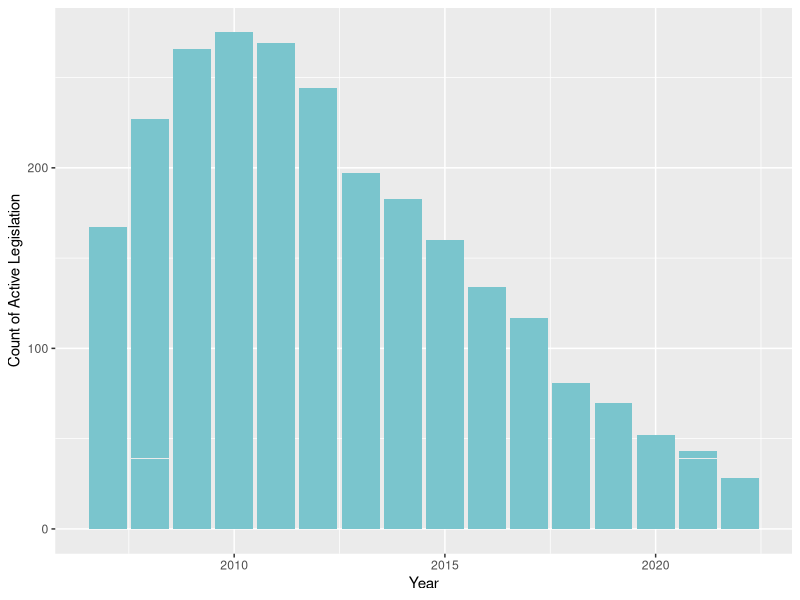
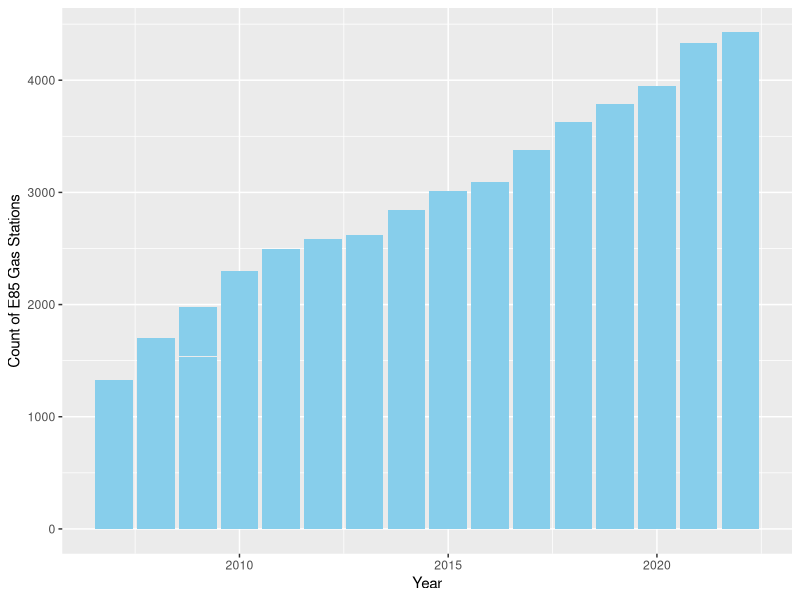
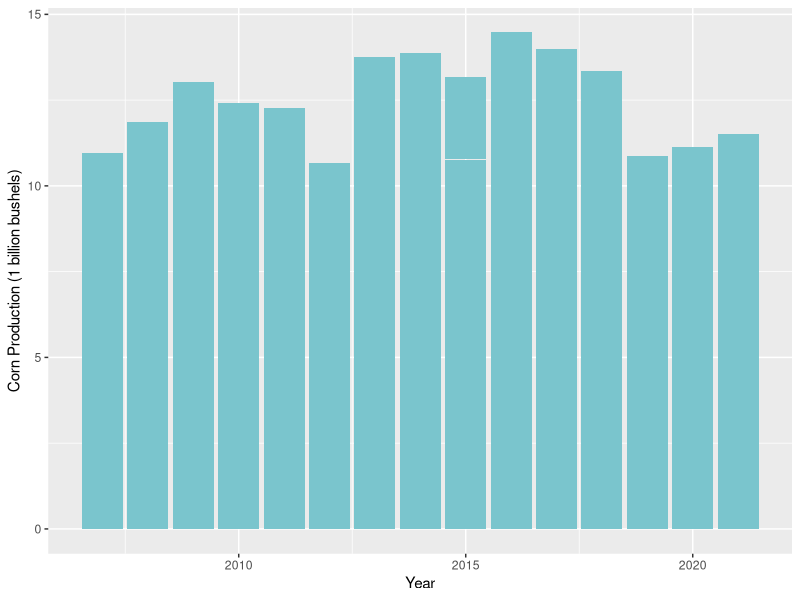
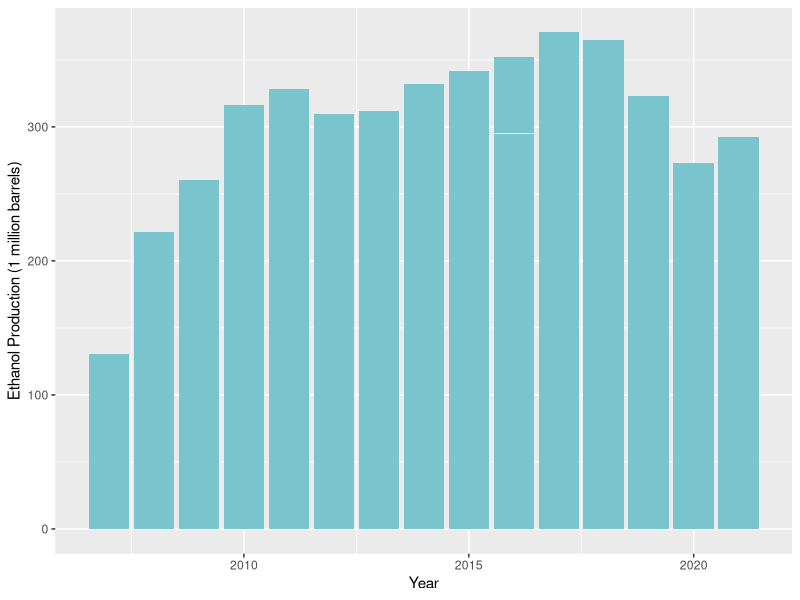
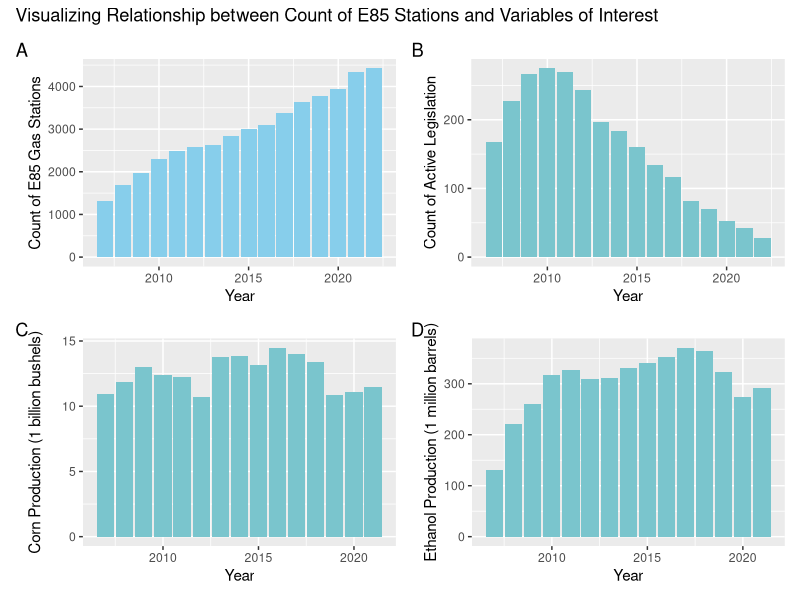
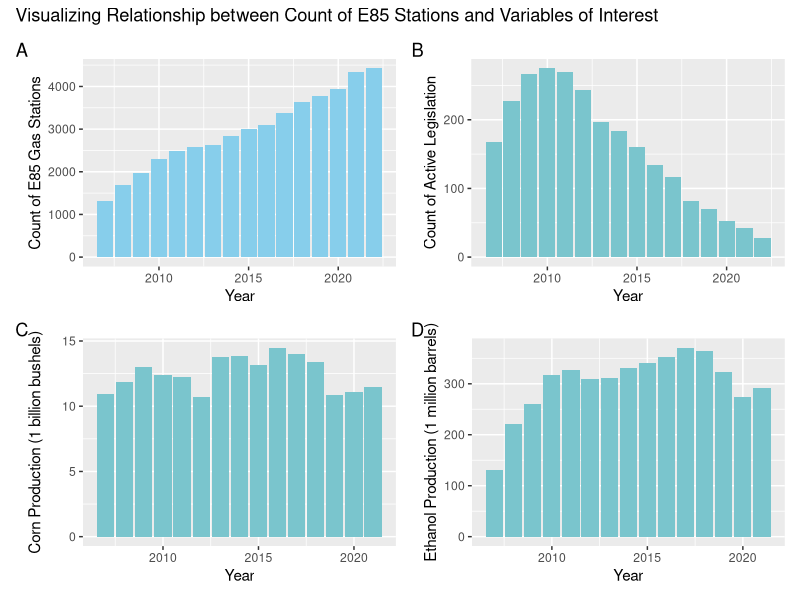

The R script that drew these images, in order:
#libraray needed packages
library(tidyverse)
library(ggplot2)
library(readr)
library(patchwork)

#setwd

#import data set
mega = read.csv("Data/Merging/merge_final.csv")

mega_sum = mega |> 
  mutate(total_leg = incentives + tax_incentives + grant_incentives + other_incentives + regulations)

legbar = mega_sum |> 
  filter(state != "Total") |> 
  ggplot(aes(y = total_leg, x = year)) +
  geom_bar(stat = "identity", fill = "cadetblue3") + 
  labs(x = "Year", y = "Count of Active Legislation")
legbar

e85bar = mega_sum |> 
  filter(state != "Total") |> 
  ggplot(aes(y = e85, x = year)) +
  geom_bar(stat = "identity", fill = "skyblue") + 
  labs(x = "Year", y = "Count of E85 Gas Stations")
e85bar

cornprodbar = mega_sum |> 
  filter(state != "Total") |> 
  mutate(corn.production = corn.production/1000000000) |> 
  ggplot(aes(y = corn.production, x = year)) +
  geom_bar(stat = "identity", fill = "cadetblue3") +
  labs(x = "Year", y = "Corn Production (1 billion bushels)")
cornprodbar

ethprodbar = mega_sum |> 
  filter(state != "Total") |> 
  mutate(eth.production = eth.production/1000) |> 
  ggplot(aes(y = eth.production, x = year)) +
  geom_bar(stat = "identity", fill = "cadetblue3") +
  labs(x = "Year", y = "Ethanol Production (1 million barrels)")
ethprodbar

#use patchwork to compile barcharts into one plot
drivers = ((e85bar|legbar)/(cornprodbar|ethprodbar)) +
  plot_annotation(tag_levels = "A", title = "Visualizing Relationship between Count of E85 Stations and Variables of Interest")
drivers

#save plot
ggsave("Exploratory_Output/E85Relationships.png", drivers, "png")
